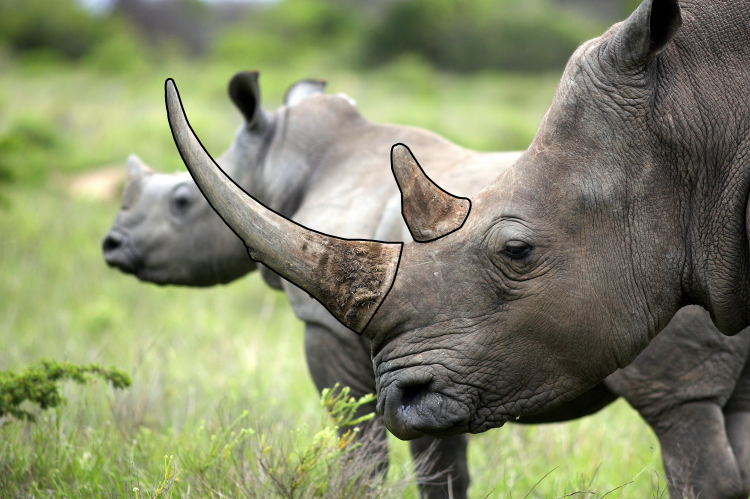
#> input picture Resources/rhino5.png, 1500 x 998 px (shown at 1/2 size)
$ python hornDetection.py
#> lines starting #> are read from the running program, lines starting #| are printed output that depends on the picture; after the words box and inside, x2 and y2 are one past the last pixel; in counts of white or black regions, pixels touching at a corner belong together
import cv2
import numpy as np

def stackImages(scale,imgArray):
    rows = len(imgArray)
    cols = len(imgArray[0])
    rowsAvailable = isinstance(imgArray[0], list)
    width = imgArray[0][0].shape[1]
    height = imgArray[0][0].shape[0]
    if rowsAvailable:
        for x in range ( 0, rows):
            for y in range(0, cols):
                if imgArray[x][y].shape[:2] == imgArray[0][0].shape[:2]:
                    imgArray[x][y] = cv2.resize(imgArray[x][y], (0, 0), None, scale, scale)
                else:
                    imgArray[x][y] = cv2.resize(imgArray[x][y], (imgArray[0][0].shape[1], imgArray[0][0].shape[0]), None, scale, scale)
                if len(imgArray[x][y].shape) == 2: imgArray[x][y]= cv2.cvtColor( imgArray[x][y], cv2.COLOR_GRAY2BGR)
        imageBlank = np.zeros((height, width, 3), np.uint8)
        hor = [imageBlank]*rows
        hor_con = [imageBlank]*rows
        for x in range(0, rows):
            hor[x] = np.hstack(imgArray[x])
        ver = np.vstack(hor)
    else:
        for x in range(0, rows):
            if imgArray[x].shape[:2] == imgArray[0].shape[:2]:
                imgArray[x] = cv2.resize(imgArray[x], (0, 0), None, scale, scale)
            else:
                imgArray[x] = cv2.resize(imgArray[x], (imgArray[0].shape[1], imgArray[0].shape[0]), None,scale, scale)
            if len(imgArray[x].shape) == 2: imgArray[x] = cv2.cvtColor(imgArray[x], cv2.COLOR_GRAY2BGR)
        hor= np.hstack(imgArray)
        ver = hor
    return ver


def getContours(img):
    contours, hierarchy = cv2.findContours(img,cv2.RETR_EXTERNAL,cv2.CHAIN_APPROX_NONE)
    for cnt in contours:
        area = cv2.contourArea(cnt)
        # print(area)
        if(area>6000):
            print(area)
            cv2.drawContours(imgContour, cnt, -1,(255,0,0),3)
            peri = cv2.arcLength(cnt,True)
            approx = cv2.approxPolyDP(cnt,0.02*peri,True)
            print(len(approx))
            objCor = len(approx)
            x,y,w,h = cv2.boundingRect(approx)
            if(area>10000 and area<20000): objectType = "small horn"
            else: objectType="Big Horn"

            cv2.rectangle(imgContour,(x,y),(x+w,y+h),(0,255,0),2)
            cv2.putText(imgContour,objectType,(x+(w//2)-10,y+(h//2)-10),cv2.FONT_HERSHEY_COMPLEX,1.5,(0,0,255),2)


path = 'Resources/rhino5.png'
path1='Resources/Rhino.jpg'

img = cv2.imread(path)
#> img is the input picture: shape (998, 1500, 3); mean B, G, R 104.6, 136.7, 131.7
img1 = cv2.imread(path1)
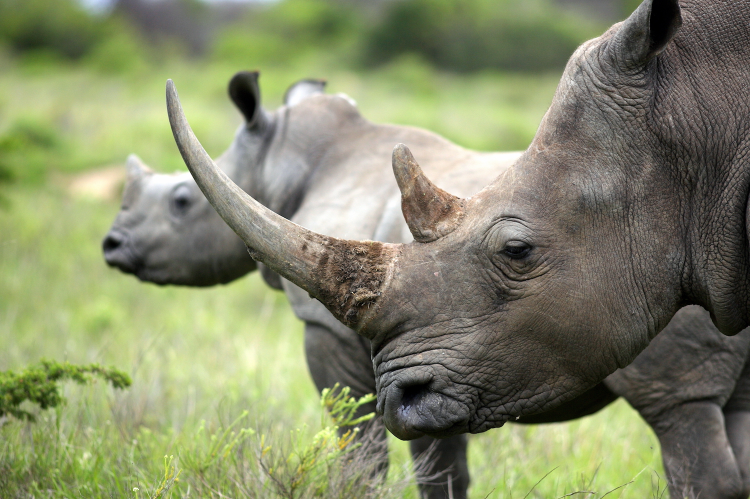
#> input picture Resources/Rhino.jpg, 1500 x 998 px (shown at 1/2 size)
#> img1 is the input picture: shape (998, 1500, 3); mean B, G, R 105.4, 137.6, 132.6
imgContour = img.copy()

imgGray = cv2.cvtColor(img,cv2.COLOR_BGR2GRAY)
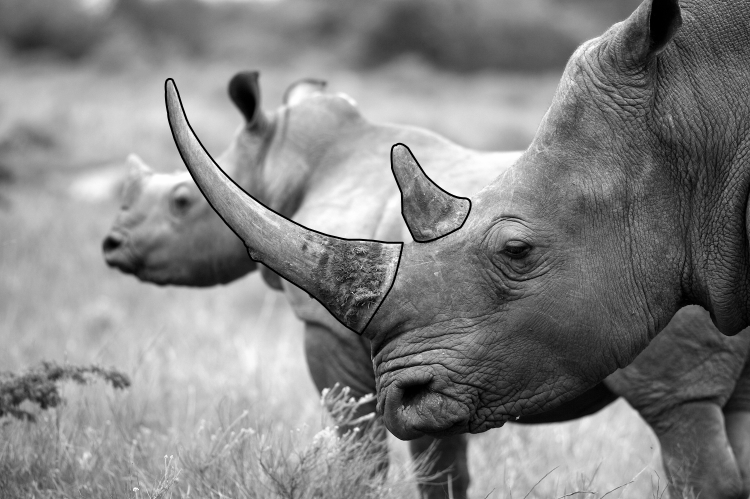
#> imgGray: shape (998, 1500) (shown at 1/2 size); min 0, max 255, mean 131.6
imgBlur = cv2.GaussianBlur(imgGray, (7,7),1)
imgCanny = cv2.Canny(imgBlur, 60, 60)
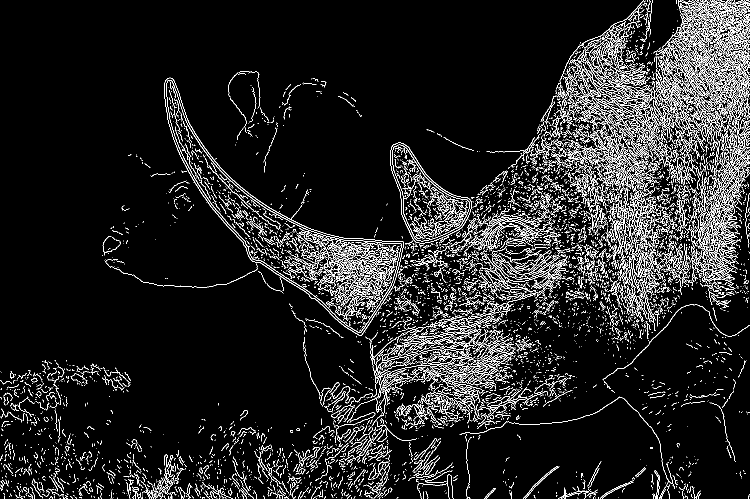
#> imgCanny: shape (998, 1500) (shown at 1/2 size); 8.5% white in thin lines or dots
imgGray1 = cv2.cvtColor(img1,cv2.COLOR_BGR2GRAY)
imgBlur1 = cv2.GaussianBlur(imgGray1, (7,7),1)
# imgCanny = cv2.Canny(imgBlur, 60, 60)
getContours(imgCanny)
#> in getContours, `contours, hierarchy = cv2.findContours(img,cv2.RETR_EXTERNAL,cv2.CHAIN..`: contours = 8673 contours, 8438 with area under 20; largest, box (x1, y1, x2, y2) and area: (329, 155, 808, 672) 59890, (780, 285, 944, 487) 17135, (1354, 25, 1500, 216) 5930, (1391, 0, 1500, 53) 886, (1443, 294, 1500, 409) 841
#> the loop in getContours, `for cnt in contours:` made 8673 passes
#> (cnt, area) on passes 1 to 3: ([[932, 997]], 0), ([[445, 996]], 0), ([[267, 996], [267, 997]], 0)
#> after the loop in getContours, `for cnt in contours:`:
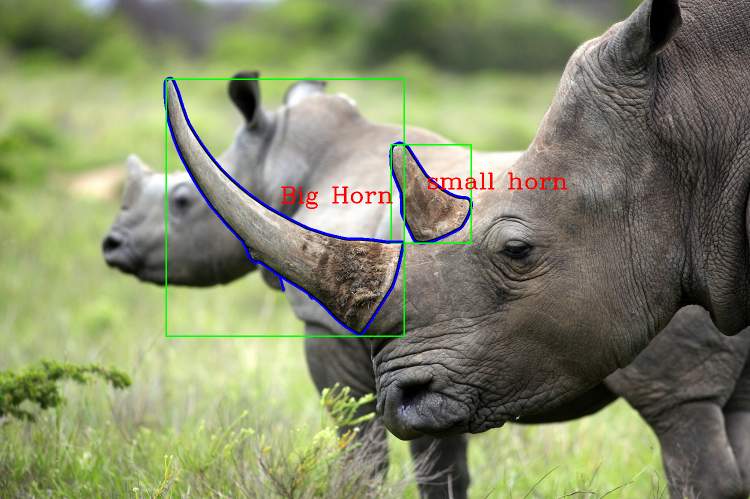
#> imgContour: shape (998, 1500, 3) (shown at 1/2 size); 1.42% of pixels changed, all inside (x1, y1, x2, y2) = (327, 153, 1135, 674)

imgBlank = np.zeros_like(img)

imgStack = stackImages(0.3, ([img1,imgGray1,imgBlur1],
                            [imgCanny,imgContour,imgBlank]))
#> after the loop in stackImages, `for x in range(0, rows):`: hor = 2 items
#> in stackImages, `ver = np.vstack(hor)`:
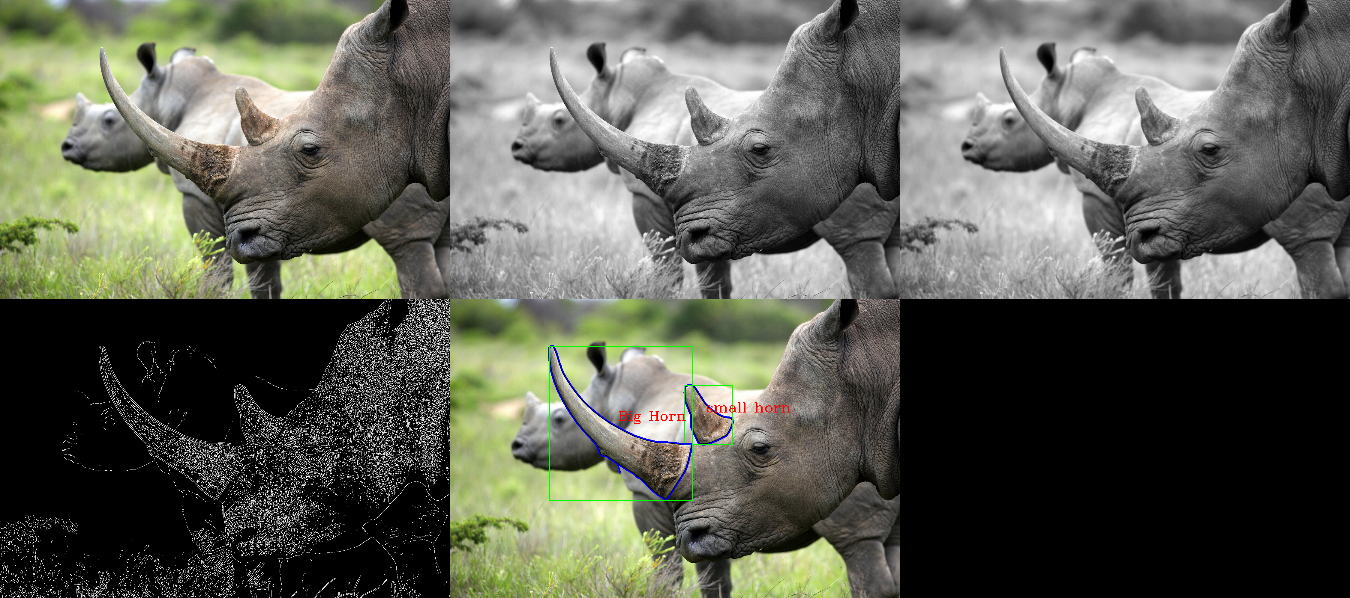
#> ver: shape (598, 1350, 3); mean of channels 0, 1, 2 82.7, 93.3, 91.6; drawn as B, G, R

cv2.imshow("Stack", imgStack)
cv2.waitKey(0)
